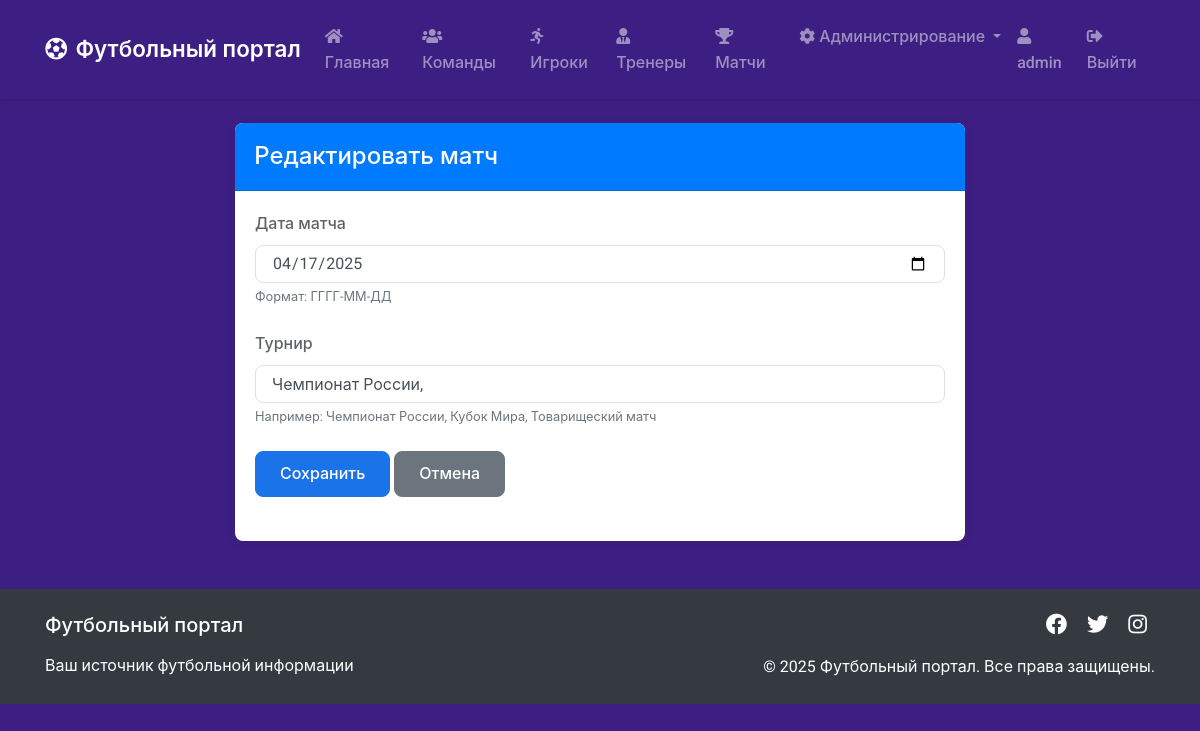
The page /admin/matches/1/edit (signed in) on the database its author committed.
### app.py (models this page shows, shortened)
class User(db.Model, UserMixin):
    id = db.Column(db.Integer, primary_key=True)
    username = db.Column(db.String(20), unique=True, nullable=False)
    email = db.Column(db.String(120), unique=True, nullable=False)
    password = db.Column(db.String(60), nullable=False)
    is_admin = db.Column(db.Boolean, default=False)

class Match(db.Model):
    match_id = db.Column(db.Integer, primary_key=True)
    match_date = db.Column(db.DateTime, nullable=False)
    tournament = db.Column(db.String(100), nullable=False)

### app.py (the view)
@app.route('/admin/matches/<int:match_id>/edit', methods=['GET', 'POST'])
@login_required
@admin_required
def edit_match(match_id):
    match = Match.query.get_or_404(match_id)
    form = MatchForm()
    if form.validate_on_submit():
        match.match_date = form.match_date.data
        match.tournament = form.tournament.data
        db.session.commit()
        flash('Матч успешно обновлен!', 'success')
        return redirect(url_for('admin_matches'))
    elif request.method == 'GET':
        form.match_date.data = match.match_date
        form.tournament.data = match.tournament
    return render_template('admin/match_form.html', title='Редактировать матч', form=form, legend='Редактировать матч')

### app.py
class MatchForm(FlaskForm):
    match_date = DateField('Дата матча', validators=[DataRequired()], format='%Y-%m-%d')
    tournament = StringField('Турнир', validators=[DataRequired()])
    submit = SubmitField('Сохранить')

### app.py (called while the page is built)
@login_manager.user_loader
def load_user(user_id):
    return User.query.get(int(user_id))

def admin_required(f):
    @wraps(f)
    def decorated_function(*args, **kwargs):
        if not current_user.is_authenticated or not current_user.is_admin:
            flash('Для доступа к этой странице требуются права администратора.', 'danger')
            return redirect(url_for('index'))
        return f(*args, **kwargs)
    return decorated_function

### templates/admin/match_form.html (shortened to what this page needs)
{% extends "base.html" %}
{% block content %}
<div class="row">
    <div class="col-md-8 offset-md-2">
        <div class="card">
            <div class="card-header bg-primary text-white">
                <h4 class="mb-0">{{ legend }}</h4>
            </div>
            <div class="card-body">
                <form method="POST">
                    <div class="form-group">
                        {{ form.match_date.label(class="form-control-label") }}
                        {% if form.match_date.errors %}
                            {{ form.match_date(class="form-control is-invalid", type="date") }}
                            <div class="invalid-feedback">
                                {% for error in form.match_date.errors %}
                                    <span>{{ error }}</span>
                                {% endfor %}
                            </div>
                        {% else %}
                            {{ form.match_date(class="form-control", type="date") }}
                        {% endif %}
                        <small class="form-text text-muted">Формат: ГГГГ-ММ-ДД</small>
                    </div>
                    <div class="form-group">
                        {{ form.tournament.label(class="form-control-label") }}
                        {% if form.tournament.errors %}
                            {{ form.tournament(class="form-control is-invalid") }}
                            <div class="invalid-feedback">
                                {% for error in form.tournament.errors %}
                                    <span>{{ error }}</span>
                                {% endfor %}
                            </div>
                        {% else %}
                            {{ form.tournament(class="form-control") }}
                        {% endif %}
                        <small class="form-text text-muted">Например: Чемпионат России, Кубок Мира, Товарищеский матч</small>
                    </div>
                    <div class="form-group">
                        {{ form.submit(class="btn btn-primary") }}
                        <a href="{{ url_for('admin_matches') }}" class="btn btn-secondary">Отмена</a>
                    </div>
                </form>
            </div>
        </div>
    </div>
</div>
{% endblock %}

### templates/base.html (shortened to what this page needs)
<!DOCTYPE html>
<html lang="ru">
<head>
    <link rel="stylesheet" href="https://stackpath.bootstrapcdn.com/bootstrap/4.5.2/css/bootstrap.min.css">
    <link rel="stylesheet" href="{{ url_for('static', filename='css/main.css') }}">
    <link rel="stylesheet" href="https://cdnjs.cloudflare.com/ajax/libs/font-awesome/5.15.3/css/all.min.css">
</head>
<body>
    <header>
        <nav class="navbar navbar-expand-lg navbar-dark">
            <div class="container">
                <a class="navbar-brand" href="{{ url_for('index') }}">
                    <i class="fas fa-futbol mr-2"></i>Футбольный портал
                </a>
                <div class="collapse navbar-collapse" id="navbarNav">
                    <ul class="navbar-nav mr-auto">
                        <li class="nav-item">
                            <a class="nav-link" href="{{ url_for('index') }}">
                                <i class="fas fa-home mr-1"></i>Главная
                            </a>
                        </li>
                        <li class="nav-item">
                            <a class="nav-link" href="{{ url_for('teams') }}">
                                <i class="fas fa-users mr-1"></i>Команды
                            </a>
                        </li>
                        <li class="nav-item">
                            <a class="nav-link" href="{{ url_for('players') }}">
                                <i class="fas fa-running mr-1"></i>Игроки
                            </a>
                        </li>
                        <li class="nav-item">
                            <a class="nav-link" href="{{ url_for('coaches') }}">
                                <i class="fas fa-user-tie mr-1"></i>Тренеры
                            </a>
                        </li>
                        <li class="nav-item">
                            <a class="nav-link" href="{{ url_for('matches') }}">
                                <i class="fas fa-trophy mr-1"></i>Матчи
                            </a>
                        </li>
                    </ul>
                    <ul class="navbar-nav">
                        {% if current_user.is_authenticated %}
                            {% if current_user.is_admin %}
                                <li class="nav-item dropdown">
                                    <a class="nav-link dropdown-toggle" href="#" id="adminDropdown" role="button" data-toggle="dropdown" aria-haspopup="true" aria-expanded="false">
                                        <i class="fas fa-cog mr-1"></i>Администрирование
                                    </a>
                                </li>
                            {% endif %}
                            <li class="nav-item">
                                <span class="nav-link">
                                    <i class="fas fa-user mr-1"></i>{{ current_user.username }}
                                </span>
                            </li>
                            <li class="nav-item">
                                <a class="nav-link" href="{{ url_for('logout') }}">
                                    <i class="fas fa-sign-out-alt mr-1"></i>Выйти
                                </a>
                            </li>
                        {% endif %}
                    </ul>
                </div>
            </div>
        </nav>
    </header>
    <main class="container mt-4">
        {% block content %}{% endblock %}
    </main>
    <footer class="bg-dark text-white mt-5 py-4">
        <div class="container">
            <div class="row">
                <div class="col-md-6 text-center text-md-left">
                    <h5 class="mb-3">Футбольный портал</h5>
                    <p class="mb-0">Ваш источник футбольной информации</p>
                </div>
                <div class="col-md-6 text-center text-md-right">
                    <div class="social-links">
                        <a href="#" class="text-white mx-2"><i class="fab fa-facebook fa-lg"></i></a>
                        <a href="#" class="text-white mx-2"><i class="fab fa-twitter fa-lg"></i></a>
                        <a href="#" class="text-white mx-2"><i class="fab fa-instagram fa-lg"></i></a>
                    </div>
                    <p class="mt-3 mb-0">&copy; 2025 Футбольный портал. Все права защищены.</p>
                </div>
            </div>
        </div>
    </footer>
</body>
</html>

### static/css/main.css (style rules this page uses)
:root { --primary-color: #1a73e8; --secondary-color: #34a853; --background-color: #3d1f83; --text-color: #202124; --border-radius: 8px; --transition-speed: 0.3s; }
body { font-family: 'Roboto', -apple-system, BlinkMacSystemFont, 'Segoe UI', Arial, sans-serif; color: var(--text-color); background-color: var(--background-color); line-height: 1.6; }
.navbar { box-shadow: 0 2px 4px rgba(0,0,0,0.1); padding: 1rem 0; }
.navbar-brand { font-weight: 600; font-size: 1.4rem; }
.nav-link { font-weight: 500; transition: color var(--transition-speed); }
.card { border: none; box-shadow: 0 2px 8px rgba(0,0,0,0.1); border-radius: var(--border-radius); transition: transform var(--transition-speed); }
.card-header { border-top-left-radius: var(--border-radius) !important; border-top-right-radius: var(--border-radius) !important; background: var(--primary-color); padding: 1.2rem; }
.form-control { border-radius: var(--border-radius); padding: 0.75rem 1rem; border: 1px solid #e0e0e0; transition: border-color var(--transition-speed), box-shadow var(--transition-speed); }
.btn { padding: 0.6rem 1.5rem; font-weight: 500; border-radius: var(--border-radius); transition: all var(--transition-speed); }
.btn-primary { background-color: var(--primary-color); border-color: var(--primary-color); }
.form-group { margin-bottom: 1.5rem; }
.form-control-label { font-weight: 500; margin-bottom: 0.5rem; color: #5f6368; }
footer { background: #202124; margin-top: 4rem !important; padding: 2rem 0 !important; }

### rows shown on the page
User: username "admin"
Match: match_date "04/17/2025", tournament "Чемпионат России,"

### other values the page prints
{{ legend }} "Редактировать матч"
